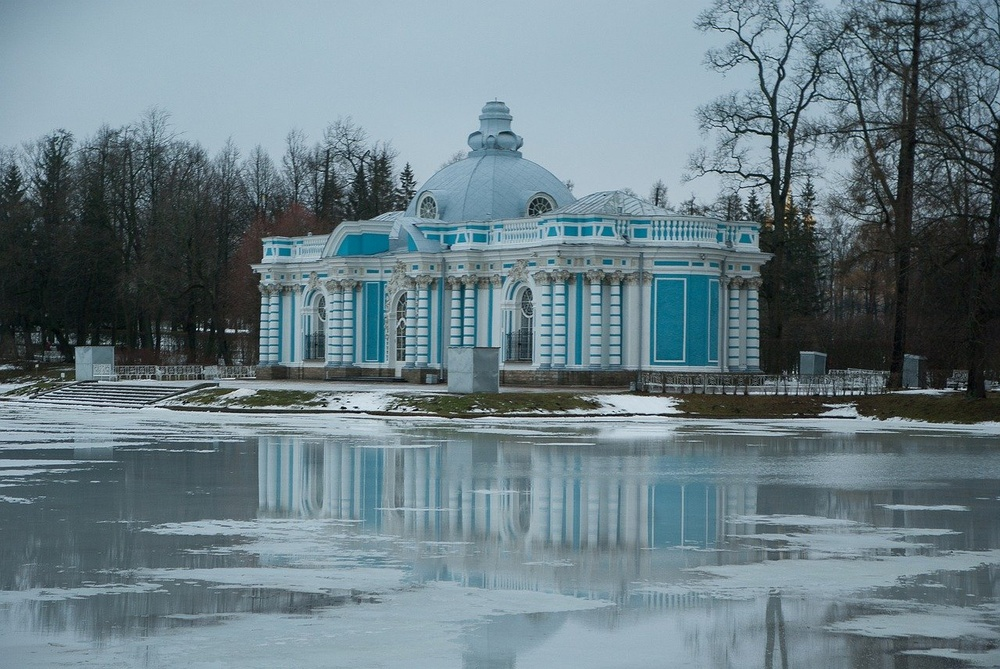
#> input picture ML/8_Сlustering/spb_barocco.jpg, 1000 x 669 px, shrunk from 1280 x 856 before the run
$ jupyter execute Clustering_Palette.ipynb
#> lines starting #> are read from the running program, lines starting #| are printed output that depends on the picture; long printed decimals are rounded
# Использование `K-means` для сжатия

Еще одно полезное применение кластеризации — сжатие изображений. Схема до удивления проста: похожие, рядом расположенные цвета, стоит объединить в один цвет. Давайте провернем это самостоятельно.

Считайте изображение из вашего индивидуального задания.

[cell 1]
import matplotlib.pyplot as plt
from google.colab.patches import cv2_imshow
import cv2
import numpy as np

random_state=12

# Путь к изображению
img_path = 'spb_barocco.jpg'

img = cv2.imread(img_path)
#> img is the input picture: shape (669, 1000, 3); mean B, G, R 133.1, 125.3, 105.7
img = cv2.cvtColor(img, cv2.COLOR_BGR2RGB)
plt.axis('off')
plt.imshow(img)

[cell 2]
print(img.shape)
#| (669, 1000, 3)

Перед нами трехканальное (RGB) изображение. Вычислите среднее значение интенсивности пикселей по всем каналам.

[cell 3]
print(img.mean())
#| 121.345

Нормируйте значения интенсивностей пикселей, разделив все значения на $255$. Вычислите среднее значение интенсивности пикселей по всем каналам после проделанного преобразования.

[cell 4]
h, w, c = img.shape
#> h = 669; w = 1000; c = 3
data = img / 255
print(data.mean())
#| 0.4759
data = data.reshape(h*w, c)

Давайте убедимся в том, что исходное пространство цветов, насчитывающее около $16$ миллионов возможных состояний ($256^3$), слишком велико, и его размерность можно понижать. Для наглядности построим лишь некоторые подвыборки зависимостей значений интенсивностей и лишь на случайном поднаборе пикселей.

«Распрямите» изображение так, чтобы <code>.shape</code> соответствущего массива имел вид <code>(высота * ширина, 3)</code>

[cell 5]
# Функция принимает на вход "распрямленный" массив, соответствующий изображению

def plot_pixels(data, colors=None, N=10000):
#> called with data = array of shape (669000, 3), N = 10000
    if colors is None:
        colors = data

    rng = np.random.RandomState(0)
    i = rng.permutation(data.shape[0])[:N]
    colors = colors[i]
    R, G, B = data[i].T
#> R = 10000 values, max 0.878 at index 6874, min 0 at index 1219, mean 0.413; G = 10000 values, max 0.925 at index 154, min 0.0196 at index 5086, mean 0.489; B = 10000 values, max 0.957 at index 154, min 0.0196 at index 7469, mean 0.519

    fig, ax = plt.subplots(1, 2, figsize=(16, 6))
    ax[0].scatter(R, G, color=colors, marker='.')
    ax[0].set(xlabel='Red', ylabel='Green', xlim=(0, 1), ylim=(0, 1))

    ax[1].scatter(R, B, color=colors, marker='.')
    ax[1].set(xlabel='Red', ylabel='Blue', xlim=(0, 1), ylim=(0, 1))

[cell 6]
plot_pixels(data)
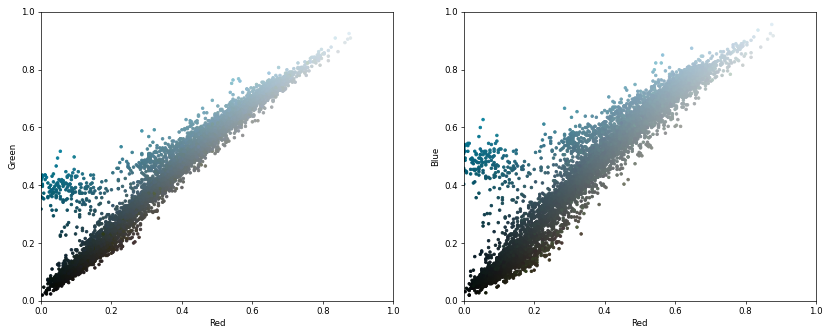
#> figure drawn by matplotlib, 2 panels

Переведем 16 миллионов возможностей во всего-навсего 16 возможностей, используя <code>K-means</code>. Правда, чтобы ускорить работу алгоритма, мы будем использовать <a href="https://scikit-learn.org/stable/modules/generated/sklearn.cluster.MiniBatchKMeans.html"><code>K-means</code> на батчах</a> — поднаборах данных. Заодно увидим, портит ли это результат.

Обучите модель <code>MiniBatchKMeans</code> на нормированном и «распрямленном» изображении с параметрами, указанными в вашем задании.

В изображении замените значения цветов каждого пикселя на значения координат центроида кластера к которому был отнесен этот пиксель. Постройте графики зависимостей цветов при помощи <code>plot_pixels()</code> с новой палитрой (параметр <code>colors</code>)

[cell 7]
from sklearn.cluster import MiniBatchKMeans
kmeans = MiniBatchKMeans(n_clusters=16, random_state=random_state)
kmeans.fit(data)
new_colors = kmeans.cluster_centers_[kmeans.predict(data)]
plot_pixels(data, colors=new_colors)

Вычислите среднее значение интенсивности пикселей полученного изображения.

[cell 8]
print(np.mean(new_colors))
#| 0.4759

Выберите номер изображения, соответствующего палитре из $16$ цветов.

[cell 9]
def plot_pixels_for_task(data, colors=None, N=10000, f_name=None):
#> called with data = array of shape (669000, 3), N = 10000, f_name = 'Clust_RG_palette_1.png'
  if colors is None:
    colors = data

  rng = np.random.RandomState(0)
  i = rng.permutation(data.shape[0])[:N]
  colors = colors[i]
  R, G, B = data[i].T

  fig, ax = plt.subplots(1, 1, figsize=(10, 6))
  ax.scatter(R, G, color=colors, marker='.')
  ax.set(xlabel='Red', ylabel='Green', xlim=(0,1), ylim=(0,1))
  plt.axis('off')
  plt.savefig(f_name, dpi=300)
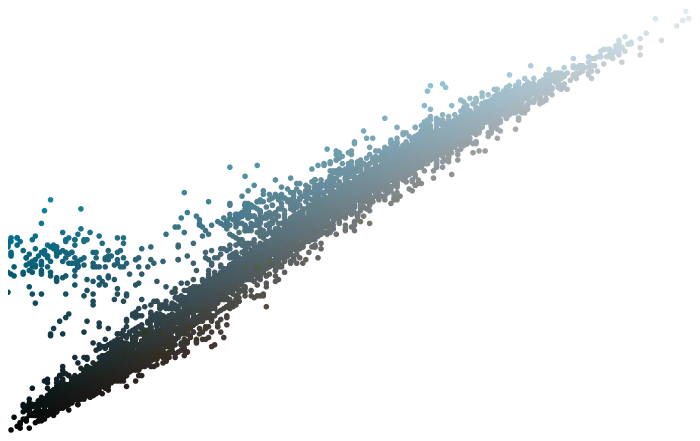
#> figure drawn by matplotlib, 1 panel

plot_pixels_for_task(data, f_name='Clust_RG_palette_1.png')
plot_pixels_for_task(data, colors=new_colors, f_name='Clust_RG_palette_2.png')

Пора смотреть на результат! Постройте рядом оригинальное изображение и изображение, в котором используется лишь $16$ цветов.

[cell 10]
img_recolored = new_colors.reshape(img.shape)

fig, ax = plt.subplots(1, 2, figsize=(16,6),
                       subplot_kw=dict(xticks=[], yticks=[]))
fig.subplots_adjust(wspace=0.05)
ax[0].imshow(img)
ax[0].set_title('Исходное изображение', size=16)
ax[1].imshow(img_recolored)
ax[1].set_title('Исходное в 16 цветах', size=16)
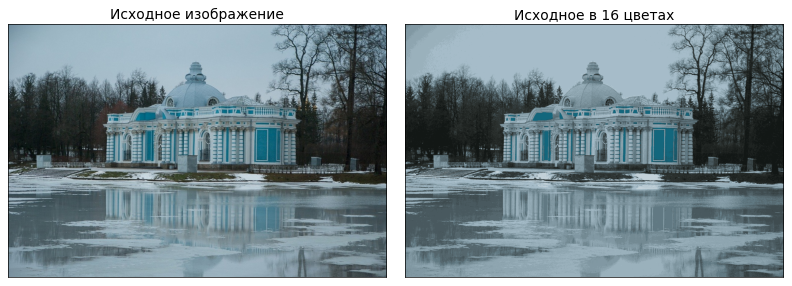
#> figure drawn by matplotlib, 2 panels

Постройте изображение размера $4 \times 4$ на основе полученных $16$ цветов. Выберите верное изображение.

[cell 11]
from matplotlib.pyplot import figure
figure(figsize=(5,5), dpi=80)
colors = np.unique(img_recolored.reshape(-1, img_recolored.shape[2]), axis=0)
#> colors = 16 rows, first 8: [0.0711, 0.0902, 0.0844], [0.0767, 0.406, 0.494], [0.109, 0.341, 0.405], [0.122, 0.14, 0.132], [0.171, 0.193, 0.184], [0.205, 0.246, 0.251], [0.249, 0.301, 0.316], [0.288, 0.353, 0.375]
colors = sorted(colors, key=sum)
#> colors = 16 items, first 6: [0.0711, 0.0902, 0.0844], [0.122, 0.14, 0.132], [0.171, 0.193, 0.184], [0.205, 0.246, 0.251], [0.109, 0.341, 0.405], [0.249, 0.301, 0.316]
colors = np.array(colors).reshape(4,4,3)
plt.axis('off')
plt.imshow(colors)
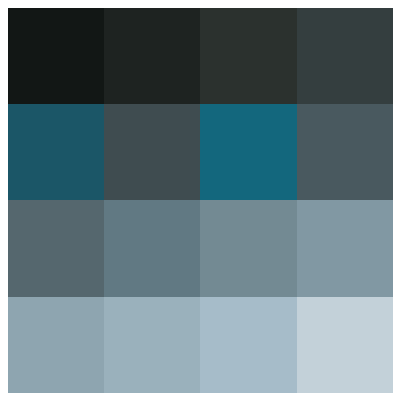
#> figure drawn by matplotlib, 1 panel
